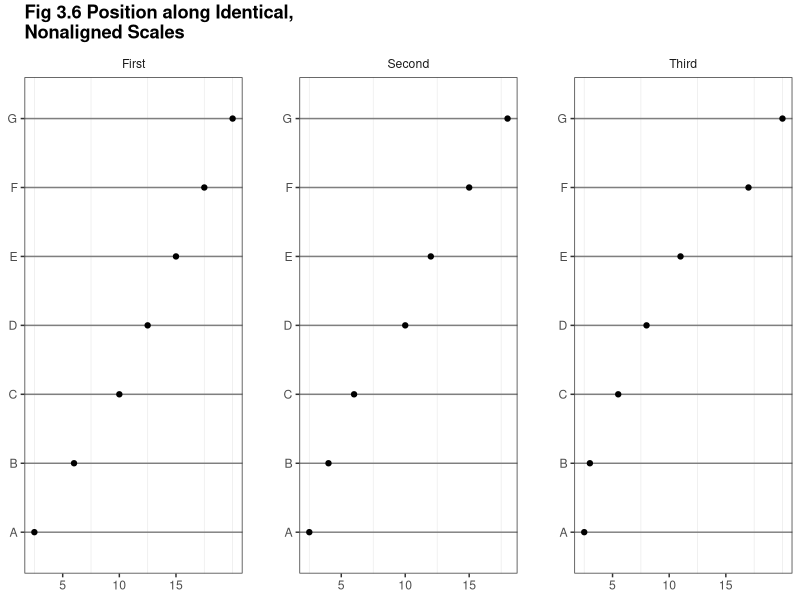
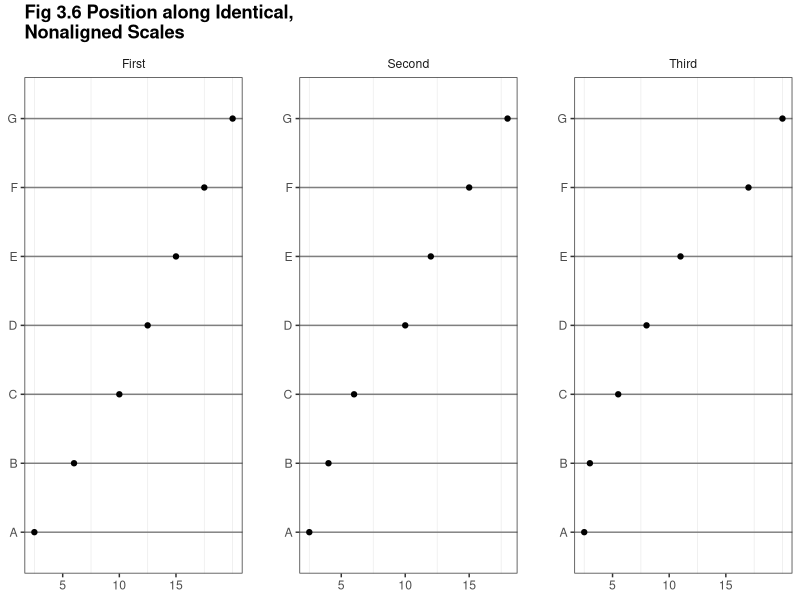

Recreate these plots in R, in order.
library(ggplot2)
library(reshape2) #melt()
library(grid) #unit()

this_base <- "fig03-06_position-along-identical-nonaligned-scales"

my_data <- data.frame(
  variable = c("A", "B", "C", "D", "E", "F", "G"),
  First = c(2.5, 6, 10, 12.5, 15, 17.5, 20),
  Second = c(2.5, 4, 6, 10, 12, 15, 18),
  Third = c(2.5, 3, 5.5, 8, 11, 17, 20))

my_data_long <- melt(my_data,
                     id.vars = "variable",
                     measure.vars = c("First", "Second", "Third"),
                     variable.name = "group")

p <- ggplot(my_data_long, aes(x = value, y = variable)) + 
  geom_point() +
  facet_wrap(~ group, scales = "free") +
  scale_x_continuous(breaks = c(5, 10, 15)) +
  ggtitle("Fig 3.6 Position along Identical,\nNonaligned Scales") +
  theme_bw() +
  theme(panel.margin = unit(2, "lines"),
        panel.grid.major.x = element_blank(),
        panel.grid.major.y = element_line(colour = "grey50"),
        plot.title = element_text(size = rel(1.2), face = "bold", vjust = 1.75),
          axis.title = element_blank(),
        strip.background = element_blank(),
        strip.text = element_text(vjust = 1)) 

p

ggsave(paste0(this_base, ".png"), 
       p, width = 6, height = 5)

## pedantic: missing tick marks at top of facets
